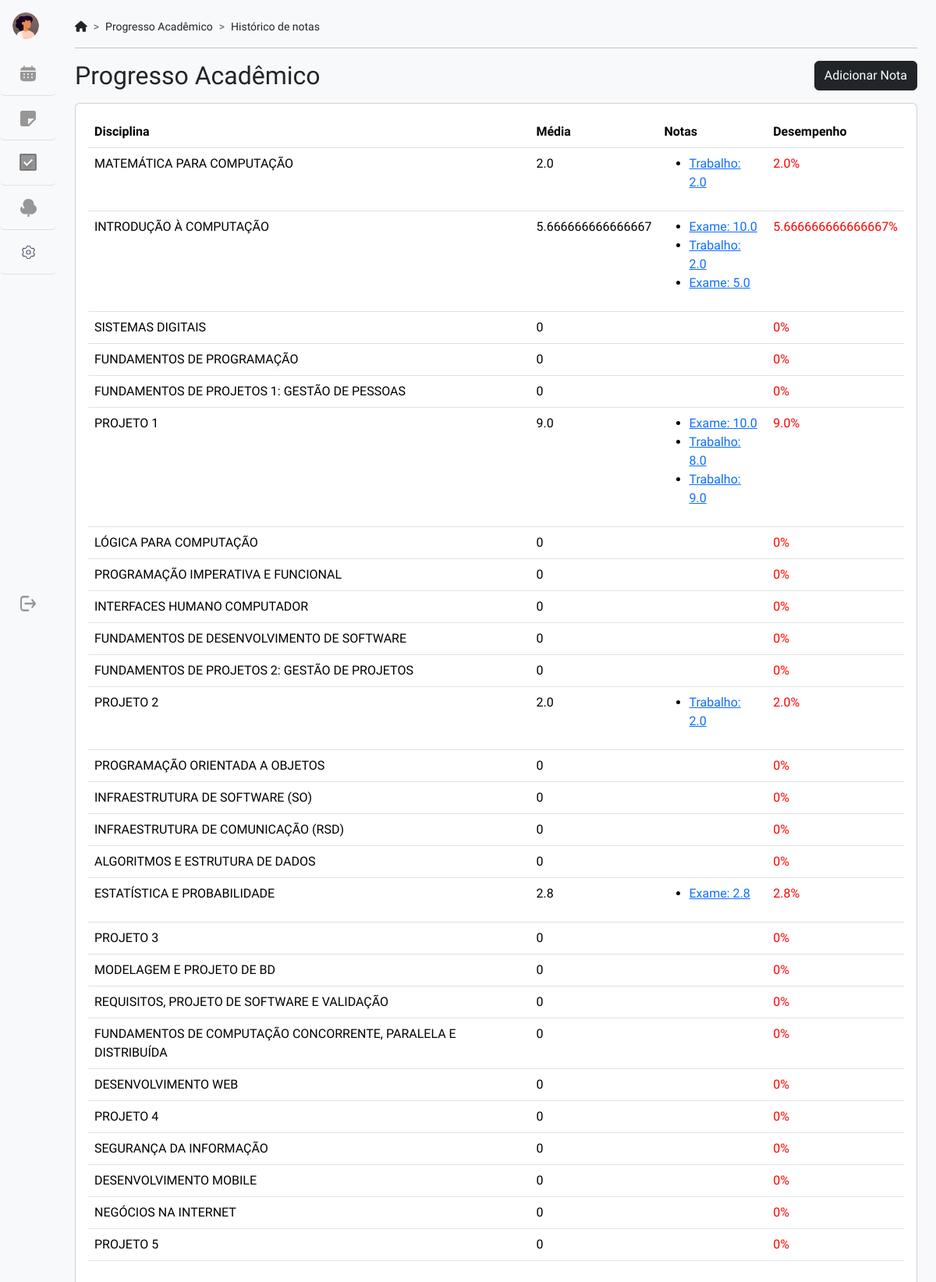
The app's page /historico/ (signed in) with its own data.
### historico/models.py (models this page shows, shortened)
class Disciplina(models.Model):
    nome = models.CharField(max_length=100)
    usuario = models.ForeignKey(settings.AUTH_USER_MODEL, on_delete=models.CASCADE)

class Nota(models.Model):
    TIPO_CHOICES = [
        ('Exame', 'Exame'),
        ('Trabalho', 'Trabalho'),
    ]
    disciplina = models.ForeignKey(Disciplina, on_delete=models.CASCADE)
    tipo = models.CharField(max_length=10, choices=TIPO_CHOICES)
    nota = models.FloatField()
    created_at = models.DateTimeField(default=now, editable=False)
    updated_at = models.DateTimeField(auto_now=True)
    observacoes = models.TextField()
    REQUIRED_FIELDS = ["disciplina", "tipo", "nota"]

### historico/views.py (the view)
# urls.py: path("", views.index, name="index"),
def index(request):
    disciplinas = Disciplina.objects.filter(usuario=request.user)
    progresso = {}
    for disciplina in disciplinas:
        notas = Nota.objects.filter(disciplina=disciplina)
        media = sum(nota.nota for nota in notas) / len(notas) if notas else 0
        progresso[disciplina.nome] = {
            "notas": notas,
            "media": media,
            "alerta": media < 7.0,
        }
    return render(request, "index.html", {"progresso": progresso})

### historico/templates/index.html
{% extends "base_generic.html" %}
{% block content %}
  <div class="toolbar"
       style="display: flex;
              justify-content: space-between;
              flex-direction: row">
    <h2>Progresso Acadêmico</h2>
    <a class="btn btn-dark mb-3" href="{% url 'historico:adicionar_nota' %}">Adicionar Nota</a>
  </div>
  <div class="card">
    <div class="card-body">
      <table class="table borderless table-hover table-responsive">
        <tr>
          <th>Disciplina</th>
          <th>Média</th>
          <th>Notas</th>
          <th>Desempenho</th>
        </tr>
      {% for disciplina, dados in progresso.items %}
        <tr>
          <td>{{ disciplina }}</td>
          <td>{{ dados.media }}</td>
          <td>
            <ul>
              {% for nota in dados.notas %}
                <li>
                  <a href="{% url "historico:visualizar_nota" nota.id %}">{{ nota.tipo }}: {{ nota.nota }}</a>
                </li>
              {% endfor %}
            </ul>
          </td>
          <td>
            {% if dados.media < 50 %}
              <span style="color: red;">{{ dados.media }}%</span>
            {% else %}
              <span style="color: green;">{{ dados.media }}%</span>
            {% endif %}
          </td>
        </tr>
      {% endfor %}
    </table>
  </div>
</div>
{% endblock %}

### app_tudo_list/templates/base_generic.html (shortened to what this page needs)
{% load static %}
{% load django_bootstrap5 %}
<!DOCTYPE html>
<html lang="pt-br">
  <head>
    {% bootstrap_css %}
    <link href="{% static 'fontawesomefree/css/fontawesome.css' %}" rel="stylesheet" type="text/css">
    <link href="{% static 'fontawesomefree/css/brands.css' %}" rel="stylesheet" type="text/css">
    <link href="{% static 'fontawesomefree/css/solid.css' %}" rel="stylesheet" type="text/css">
    <link rel="stylesheet" href="{% static 'css/style.css' %}">
  </head>
  <body>
      <div class="container-fluid p-0 d-flex h-100">
        <div id="bdSidebar" class="d-flex flex-column flex-shrink-0 bg-light" style="width: 4.5rem;">
          <a href="/" class="d-block p-3 link-dark text-decoration-none" title="" data-bs-toggle="tooltip" data-bs-placement="right" data-bs-original-title="Icon-only">
          </a>
          <ul class="nav nav-pills nav-flush flex-column mb-auto text-center">
            <li>
              <a href="#" class="nav-link py-3 border-bottom" title="" data-bs-toggle="tooltip" data-bs-placement="right" data-bs-original-title="Dashboard">
              </a>
            </li>
            <li>
              <a href="{% url 'historico:index' %}" class="nav-link py-3 border-bottom" title="" data-bs-toggle="tooltip" data-bs-placement="right" data-bs-original-title="Notas">
              </a>
            </li>
            <li>
              <a href="#" class="nav-link py-3 border-bottom" title="" data-bs-toggle="tooltip" data-bs-placement="right" data-bs-original-title="Products">
              </a>
            </li>
            <li>
              <a href="#" class="nav-link py-3 border-bottom" title="" data-bs-toggle="tooltip" data-bs-placement="right" data-bs-original-title="Customers">
              </a>
            </li>
            {% if user.is_superuser or user.is_staff %}
              <li>
                <a href="{% url "admin:index" %}" class="nav-link py-3 border-bottom" title="Configurações" data-bs-toggle="tooltip" data-bs-placement="right" data-bs-original-title="Configurações">
                </a>
              </li>
            {% endif %}
          </ul>
            <a href="{% url "register:logout" %}" class="d-flex align-items-center justify-content-center p-3 link-dark text-decoration-none" >
            </a>
        </div>
        <div class="bg-light flex-fill">
            <div class="p-4">
                <nav style="--bs-breadcrumb-divider:'>';font-size:14px">
                    <ol class="breadcrumb">
                        <li class="breadcrumb-item">
                            <i class="fa-solid fa-house"></i>
                        </li>
                        <li class="breadcrumb-item">Progresso Acadêmico</li>
                        <li class="breadcrumb-item">Histórico de notas</li>
                    </ol>
                </nav>
                <hr>
                <div class="row">
                  <div class="col">
                    {% block content %}{% endblock %}
                  </div>
                </div>
            </div>
        </div>
    </div>
  </body>
</html>

### app_tudo_list/static/css/style.css (style rules this page uses)
body { font-family: 'Zen Kaku Gothic Antique', sans-serif; background-color: #f8f9fa; color: #212529; display: flex; flex-direction: column; justify-content: center; align-items: center; height: 100vh; }
#bdSidebar { width: 44px; }

### records on screen
Disciplina: progresso "MATEMÁTICA PARA COMPUTAÇÃO"
Nota: tipo "Trabalho", nota "2.0"
Disciplina: progresso "INTRODUÇÃO À COMPUTAÇÃO"
Nota: tipo "Exame", nota "10.0"
Nota: tipo "Trabalho", nota "2.0"
Nota: tipo "Exame", nota "5.0"
Disciplina: progresso "SISTEMAS DIGITAIS"
Disciplina: progresso "FUNDAMENTOS DE PROGRAMAÇÃO"
Disciplina: progresso "FUNDAMENTOS DE PROJETOS 1: GESTÃO DE PESSOAS"
Disciplina: progresso "PROJETO 1"
Nota: tipo "Exame", nota "10.0"
Nota: tipo "Trabalho", nota "8.0"
Nota: tipo "Trabalho", nota "9.0"
Disciplina: progresso "LÓGICA PARA COMPUTAÇÃO"
Disciplina: progresso "PROGRAMAÇÃO IMPERATIVA E FUNCIONAL"
Disciplina: progresso "INTERFACES HUMANO COMPUTADOR"
Disciplina: progresso "FUNDAMENTOS DE DESENVOLVIMENTO DE SOFTWARE"
Disciplina: progresso "FUNDAMENTOS DE PROJETOS 2: GESTÃO DE PROJETOS"
Disciplina: progresso "PROJETO 2"
Nota: tipo "Trabalho", nota "2.0"
Disciplina: progresso "PROGRAMAÇÃO ORIENTADA A OBJETOS"
Disciplina: progresso "INFRAESTRUTURA DE SOFTWARE (SO)"
Disciplina: progresso "INFRAESTRUTURA DE COMUNICAÇÃO (RSD)"
Disciplina: progresso "ALGORITMOS E ESTRUTURA DE DADOS"
Disciplina: progresso "ESTATÍSTICA E PROBABILIDADE"
Nota: tipo "Exame", nota "2.8"
Disciplina: progresso "PROJETO 3"
Disciplina: progresso "MODELAGEM E PROJETO DE BD"
Disciplina: progresso "REQUISITOS, PROJETO DE SOFTWARE E VALIDAÇÃO"
Disciplina: progresso "FUNDAMENTOS DE COMPUTAÇÃO CONCORRENTE, PARALELA E DISTRIBUÍDA"
Disciplina: progresso "DESENVOLVIMENTO WEB"
Disciplina: progresso "PROJETO 4"
Disciplina: progresso "SEGURANÇA DA INFORMAÇÃO"
Disciplina: progresso "DESENVOLVIMENTO MOBILE"
Disciplina: progresso "NEGÓCIOS NA INTERNET"
Disciplina: progresso "PROJETO 5"

### other values on screen
{{ dados.media }} "2.0" "5.666666666666667" "0" "0" "0" "9.0" "0" "0" "0" "0" "0" "2.0" "0" "0" "0" "0" "2.8" "0" "0" "0" "0" "0" "0" "0" "0" "0" "0"
